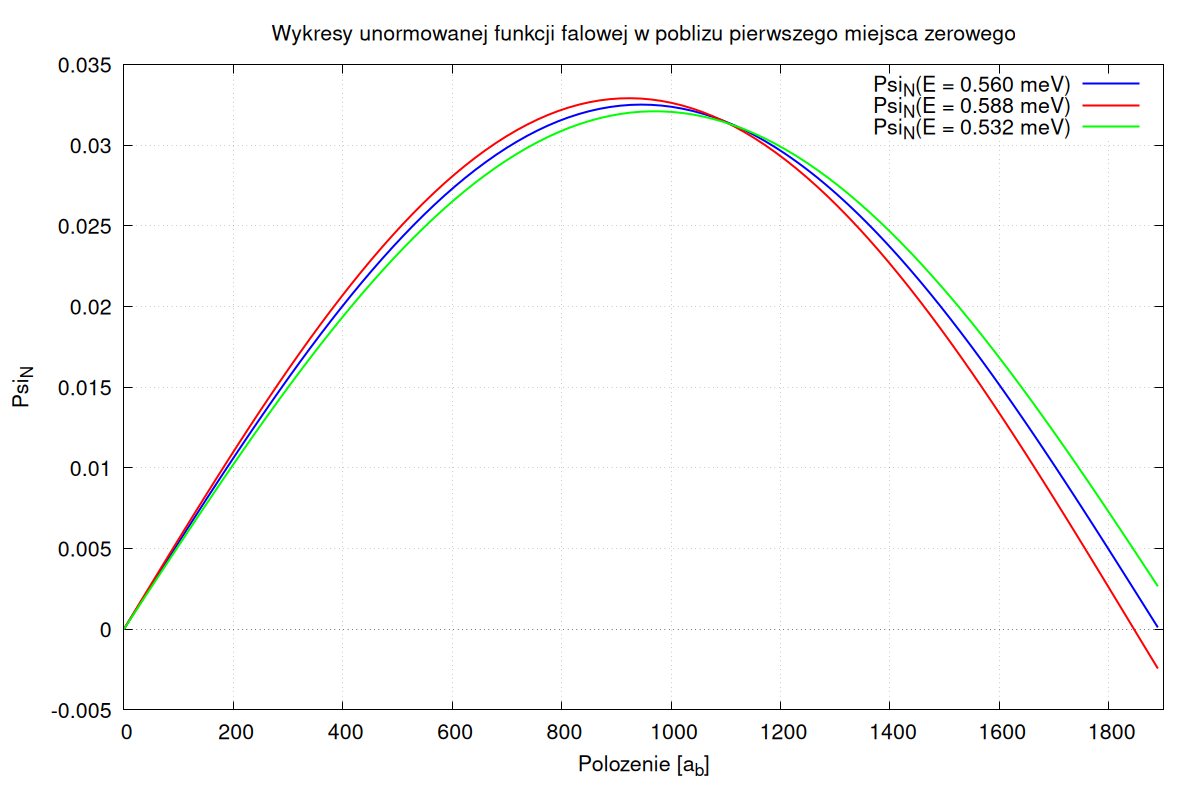

This chart was generated by the following gnuplot code:
set terminal pngcairo size 1200,800 enhanced font 'Helvetica,16'
set output "zero_energy.png"

set title "Wykresy unormowanej funkcji falowej w poblizu pierwszego miejsca zerowego"
set xlabel "Polozenie [a_b]"
set ylabel "Psi_N"

set xzeroaxis
set grid
set style line 1 lt 1 lw 2 lc rgb 'blue'
set style line 2 lt 1 lw 2 lc rgb 'red'
set style line 3 lt 1 lw 2 lc rgb 'green'

# Ręcznie dostosuj zakres osi y, na przykład od -0.015 do 0.015
set yrange [*:*] # Automatycznie dostosuj zakres osi y
set xrange [0:1900]
dx = (100.0 / 0.05292) / 100
plot "./data/0_energy_0.txt" using ($0*dx):1 with lines linestyle 1 title "Psi_N(E = 0.560 meV)", \
     "./data/0_energy_p.txt" using ($0*dx):1 with lines linestyle 2 title "Psi_N(E = 0.588 meV)", \
     "./data/0_energy_m.txt" using ($0*dx):1 with lines linestyle 3 title "Psi_N(E = 0.532 meV)"